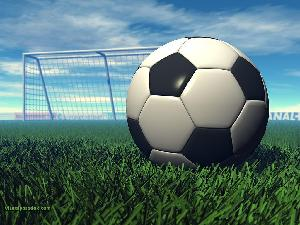
#> input picture TP1/data/database/ball_1.jpg, 300 x 225 px
$ jupyter execute main.ipynb   (older library calls are emulated)
#> lines starting #> are read from the running program, lines starting #| are printed output that depends on the picture; long printed decimals are rounded
[cell 1]
import skimage

image = skimage.io.imread("./data/database/ball_1.jpg")
#> image is the input picture: shape (225, 300, 3); mean R, G, B 92.3, 121.3, 120

image = skimage.color.rgb2gray(image)
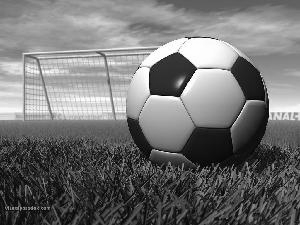
#> image: shape (225, 300) float64; min 0, max 1, mean 0.451
image = skimage.img_as_ubyte(image)
image

[cell 2]
co_occurrence_matrix = skimage.feature.graycomatrix(
    image=image,
    distances=[1],
    angles=[0],
    levels=256,
    symmetric=False,
    normed=False,
).squeeze()
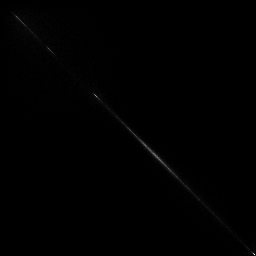
#> co_occurrence_matrix: shape (256, 256) uint32; min 0, max 314, mean 1; drawn with min black and max white
co_occurrence_matrix

[cell 3]
local_binary_patterns = skimage.feature.local_binary_pattern(
    image=image,
    P=8,
    R=1,
    method="default",
)
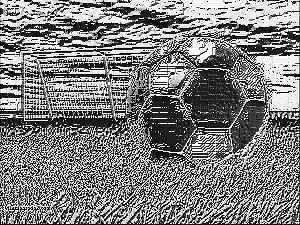
#> local_binary_patterns: shape (225, 300) float64; min 0, max 255, mean 127
local_binary_patterns

[cell 4]
multiblock_lbp = skimage.feature.draw_multiblock_lbp(
    image=image,
    r=1,
    c=1,
    alpha=0.5,
    height=1,
    width=1,
)
skimage.io.imshow(multiblock_lbp)

[cell 5]
import numpy as np
import matplotlib.pyplot as plt
from skimage import io, color, feature
from skimage.transform import resize
from skimage.measure import regionprops
from skimage import img_as_ubyte
from skimage import img_as_float


def extract_features(image):
    gray_image = color.rgb2gray(image)
    lbp = feature.local_binary_pattern(gray_image, P=8, R=1, method="uniform")
    hist, _ = np.histogram(lbp, bins=np.arange(0, 10), density=True)

    return hist


# using Chi-Square distance
def calculate_similarity(hist1, hist2):
    return np.sum((hist1 - hist2) ** 2 / (hist1 + hist2 + 1e-10))


image1 = io.imread("./data/database/ball_1.jpg")
image2 = io.imread("./data/database/ball_3.jpg")
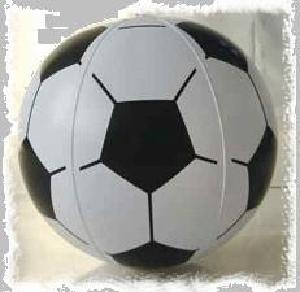
#> input picture TP1/data/database/ball_3.jpg, 300 x 292 px
#> image2 is the input picture: shape (292, 300, 3); mean R, G, B 160.7, 160.7, 156.1
image3 = io.imread("./data/database/ball_4.jpg")
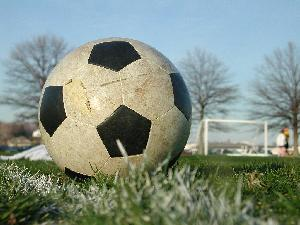
#> input picture TP1/data/database/ball_4.jpg, 300 x 225 px
#> image3 is the input picture: shape (225, 300, 3); mean R, G, B 130.2, 143.6, 132.2

features_image1 = extract_features(image1)
#> in extract_features, `lbp = feature.local_binary_pattern(gray_image, P=8, R=1, method="unifo..`:
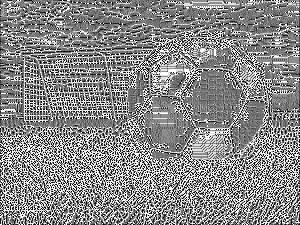
#> lbp: shape (225, 300) float64; min 0, max 9, mean 4.84; drawn with min black and max white
#> in extract_features, `hist, _ = np.histogram(lbp, bins=np.arange(0, 10), density=True)`: hist = [0.0754, 0.084, 0.0488, 0.0993, 0.182, 0.133, 0.0524, 0.0849, 0.24]
#> features_image1 has the same summary as hist in extract_features
features_image2 = extract_features(image2)
#> in extract_features (call 2), `gray_image = color.rgb2gray(image)`:
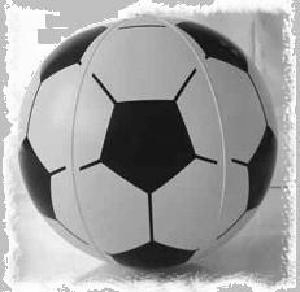
#> gray_image: shape (292, 300) float64; min 0, max 1, mean 0.629
#> in extract_features (call 2), `lbp = feature.local_binary_pattern(gray_image, P=8, R=1, method="unifo..`:
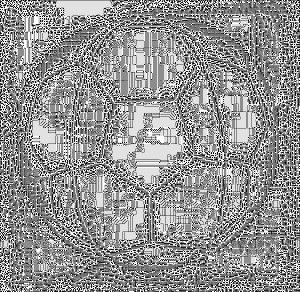
#> lbp: shape (292, 300) float64; min 0, max 9, mean 5.2; drawn with min black and max white
#> in extract_features (call 2), `hist, _ = np.histogram(lbp, bins=np.arange(0, 10), density=True)`: hist = [0.0361, 0.0734, 0.0403, 0.102, 0.142, 0.184, 0.0781, 0.0821, 0.262]
#> features_image2 has the same summary as hist in extract_features
features_image3 = extract_features(image3)
#> in extract_features (call 3), `gray_image = color.rgb2gray(image)`:
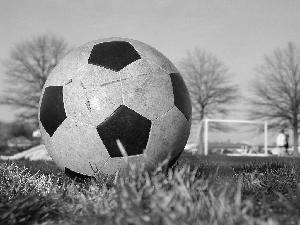
#> gray_image: shape (225, 300) float64; min 0, max 0.995, mean 0.549
#> in extract_features (call 3), `lbp = feature.local_binary_pattern(gray_image, P=8, R=1, method="unifo..`:
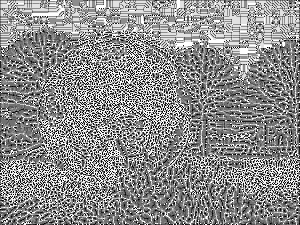
#> lbp: shape (225, 300) float64; min 0, max 9, mean 4.96; drawn with min black and max white
#> in extract_features (call 3), `hist, _ = np.histogram(lbp, bins=np.arange(0, 10), density=True)`: hist = [0.0585, 0.0732, 0.0526, 0.117, 0.156, 0.149, 0.0688, 0.0798, 0.246]
#> features_image3 has the same summary as hist in extract_features

similarity_image1_image2 = calculate_similarity(features_image1, features_image2)
#> similarity_image1_image2 = 0.0344
similarity_image1_image3 = calculate_similarity(features_image1, features_image3)
#> similarity_image1_image3 = 0.00979

plt.subplot(131)
plt.imshow(image1)
plt.title("ball_1")

plt.subplot(132)
plt.imshow(image2)
plt.title("ball_3")

plt.subplot(133)
plt.imshow(image3)
plt.title("ball_4")

plt.show()

print(f"Similarity between Image 1 and Image 2: {similarity_image1_image2}")
#| Similarity between Image 1 and Image 2: 0.03439
print(f"Similarity between Image 1 and Image 3: {similarity_image1_image3}")
#| Similarity between Image 1 and Image 3: 0.009793
